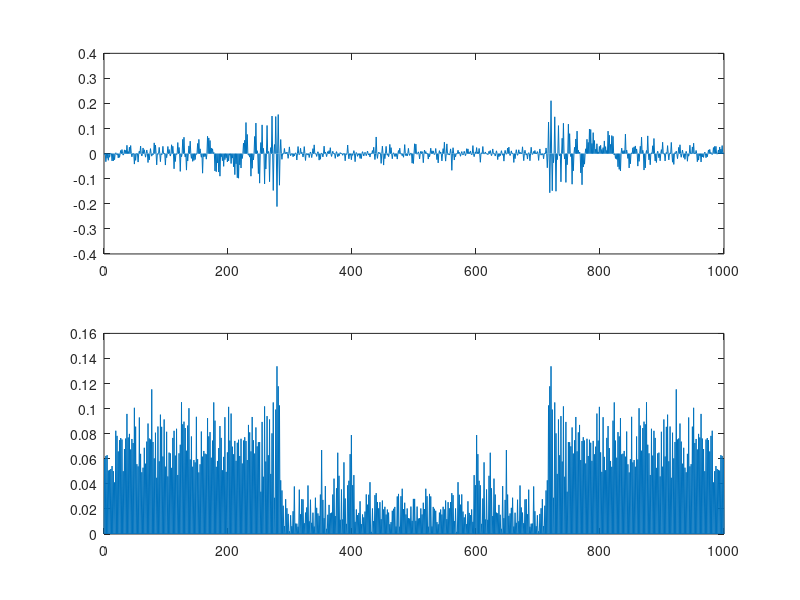

MATLAB code for this plot:
% calculation of effective floquet Hamiltonian of transverse Ising model
% with alternating transverse field

clear;
clc;
format long
tic;

%% paramter

L = 1000;
J = 1;
g = 1;
% k = (2/L:2/L:1)';
k = (1/L:2/L:(L-1)/L)';
x = (0:L)';
xx = (1:L)';
T = 100;

Hop_space = zeros(L+1,1);
Gen_space = zeros(L+1,1);
Eli_space = zeros(L+1,1);

%% constructing evolution operator
H1_store = cell(L/2,1);
H2_store = cell(L/2,1);
H_eff_store = cell(L/2,1);
for i = 1:L/2
    H1 = 2*[g+J*cospi(k(i)) -1i*J*sinpi(k(i));
                1i*J*sinpi(k(i)) -(g+J*cospi(k(i)))];
    H2 = 2*[-g+J*cospi(k(i)) -1i*J*sinpi(k(i));
                1i*J*sinpi(k(i)) -(-g+J*cospi(k(i)))];

    expH1 = expm(-1i*T*H1);
    expH2 = expm(-1i*T*H2);
    expH = expH2*expH1;

    H_eff = 1i*logm(expH);

    Hop_space = Hop_space + 2*(cospi(k(i)*x)*H_eff(1,1))/L;
    Gen_space = Gen_space - 2i*sinpi(k(i)*x)*H_eff(1,2)/L;
    Eli_space = Eli_space - 2i*sinpi(k(i)*x)*H_eff(2,1)/L;
    
    H1_store{i} = H1;
    H2_store{i} = H2;
    H_eff_store{i} = H_eff;
end

figure
set(gcf, 'position', [250 70 1400 900]);
subplot(2,1,1)
plot(x,real(Hop_space))
subplot(2,1,2)
plot(x,abs(Gen_space))

toc;